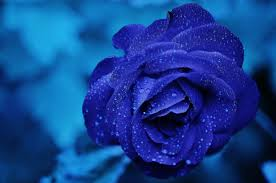
#> input picture img.jpeg, 276 x 183 px
$ python equalize.py --image img.jpeg
#> lines starting #> are read from the running program, lines starting #| are printed output that depends on the picture
import numpy as np
import cv2 as cv
import argparse

parser = argparse.ArgumentParser()
parser.add_argument("-i","--image",required = True,help = "HELP!!!!")
args = parser.parse_args()

image = cv.imread(args.image)
#> image is the input picture: shape (183, 276, 3); mean B, G, R 144.6, 64.9, 19.3
image = cv.cvtColor(image,cv.COLOR_BGR2GRAY)
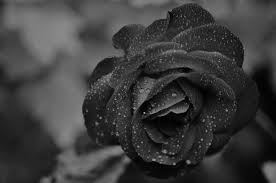
#> image: shape (183, 276); min 1, max 173, mean 60.3

eq = cv.equalizeHist(image)
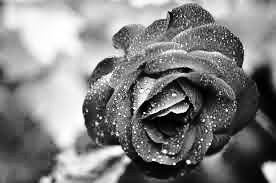
#> eq: shape (183, 276); min 0, max 255, mean 128.6

cv.imshow("Histogram Equalization", np.hstack([image,eq]))
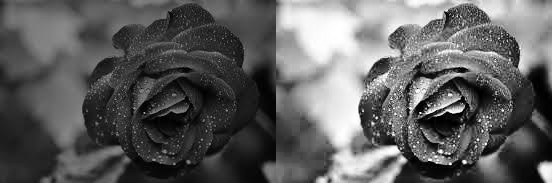
#> window 'Histogram Equalization': shape (183, 552); min 0, max 255, mean 94.5
cv.waitKey(0)
